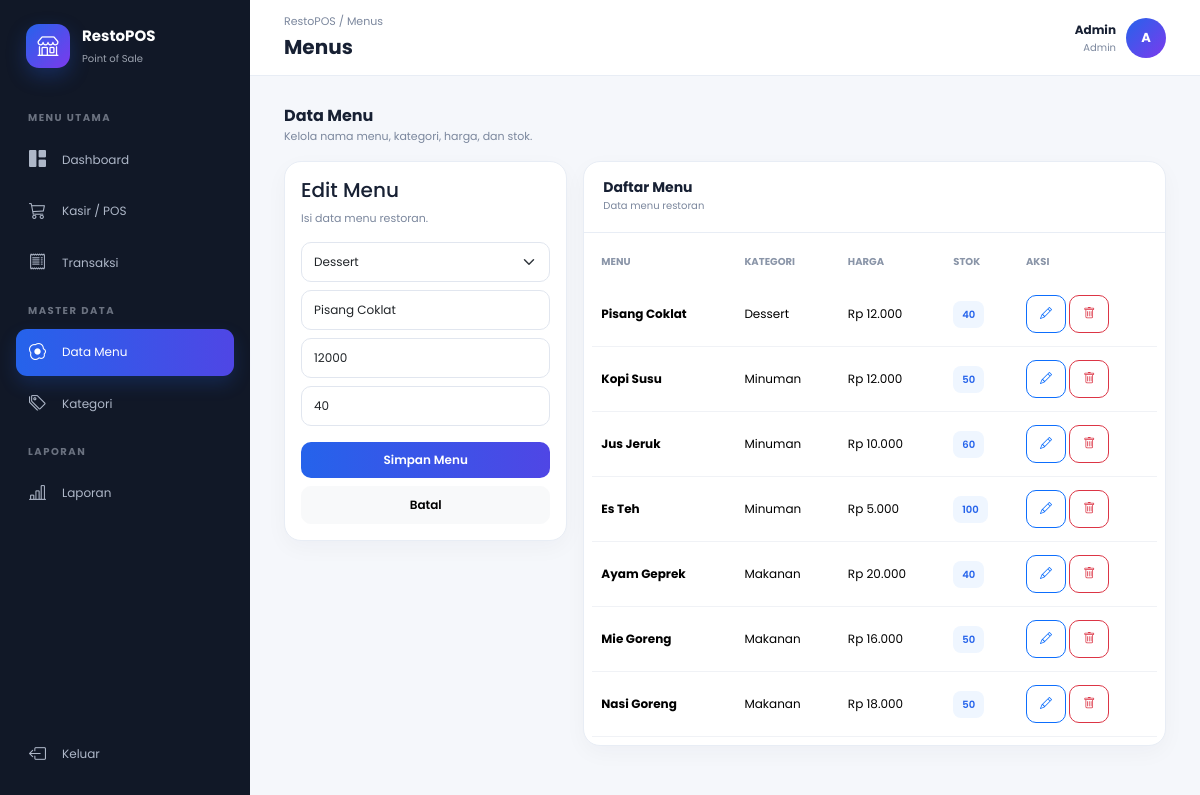
/menus.php?edit=7 (signed in), run on the app's committed database.
### tables this page shows
CREATE TABLE menus (
 id BIGINT UNSIGNED AUTO_INCREMENT PRIMARY KEY,
 category_id BIGINT UNSIGNED NOT NULL,
 name VARCHAR(100) NOT NULL,
 price INT NOT NULL DEFAULT 0,
 stock INT NOT NULL DEFAULT 0,
 image VARCHAR(255) NULL,
 FOREIGN KEY (category_id) REFERENCES categories(id) ON DELETE CASCADE
);

CREATE TABLE categories (
 id BIGINT UNSIGNED AUTO_INCREMENT PRIMARY KEY,
 name VARCHAR(100) NOT NULL
);

### config.php (called while the page is built, shortened)
<?php
function rupiah($n){ return 'Rp '.number_format((int)$n,0,',','.'); }

### menus.php (the view)
<?php require 'config.php'; role(['admin']); if(isset($_GET['delete'])){$id=(int)$_GET['delete'];$conn->query("DELETE FROM menus WHERE id=$id");header('Location:menus.php');exit;}if($_SERVER['REQUEST_METHOD']==='POST'){$id=(int)($_POST['id']??0);$cat=(int)$_POST['category_id'];$name=trim($_POST['name']);$price=(int)$_POST['price'];$stock=(int)$_POST['stock'];if($id){$s=$conn->prepare("UPDATE menus SET category_id=?,name=?,price=?,stock=? WHERE id=?");$s->bind_param('isiii',$cat,$name,$price,$stock,$id);}else{$s=$conn->prepare("INSERT INTO menus(category_id,name,price,stock) VALUES(?,?,?,?)");$s->bind_param('isii',$cat,$name,$price,$stock);} $s->execute();header('Location:menus.php');exit;}$edit=null;if(isset($_GET['edit'])){$edit=$conn->query("SELECT * FROM menus WHERE id=".(int)$_GET['edit'])->fetch_assoc();}$cats=$conn->query("SELECT * FROM categories ORDER BY name");$menus=$conn->query("SELECT m.*,c.name category FROM menus m JOIN categories c ON c.id=m.category_id ORDER BY m.id DESC");include 'partials/header.php';?><div class="mb-3"><div class="section-title">Data Menu</div><div class="sub">Kelola nama menu, kategori, harga, dan stok.</div></div><div class="row g-3"><div class="col-lg-4"><div class="cardx p-3"><h5><?=$edit?'Edit':'Tambah'?> Menu</h5><div class="sub mb-3">Isi data menu restoran.</div><form method="post"><input type="hidden" name="id" value="<?=$edit['id']??0?>"><select name="category_id" class="form-select mb-2" required><?php while($c=$cats->fetch_assoc()):?><option value="<?=$c['id']?>" <?=isset($edit)&&$edit['category_id']==$c['id']?'selected':''?>><?=htmlspecialchars($c['name'])?></option><?php endwhile;?></select><input name="name" class="form-control mb-2" placeholder="Nama menu" value="<?=htmlspecialchars($edit['name']??'')?>" required><input name="price" type="number" class="form-control mb-2" placeholder="Harga" value="<?=$edit['price']??''?>" required><input name="stock" type="number" class="form-control mb-3" placeholder="Stok" value="<?=$edit['stock']??0?>" required><button class="btn btn-primary w-100">Simpan Menu</button><?php if($edit):?><a href="menus.php" class="btn btn-light w-100 mt-2">Batal</a><?php endif;?></form></div></div><div class="col-lg-8"><div class="cardx"><div class="card-head"><div><h5>Daftar Menu</h5><small>Data menu restoran</small></div></div><div class="table-responsive p-2"><table class="table mb-0"><thead><tr><th>MENU</th><th>KATEGORI</th><th>HARGA</th><th>STOK</th><th>AKSI</th></tr></thead><tbody><?php while($m=$menus->fetch_assoc()):?><tr><td><b><?=htmlspecialchars($m['name'])?></b></td><td><?=$m['category']?></td><td><?=rupiah($m['price'])?></td><td><span class="badge-soft"><?=$m['stock']?></span></td><td><a class="btn btn-sm btn-outline-primary" href="?edit=<?=$m['id']?>"><i class="bi bi-pencil"></i></a> <a class="btn btn-sm btn-outline-danger" href="?delete=<?=$m['id']?>" onclick="return confirm('Hapus menu?')"><i class="bi bi-trash"></i></a></td></tr><?php endwhile;?></tbody></table></div></div></div></div><?php include 'partials/footer.php';?>

### partials/header.php (style rules this page uses)
:root { --primary:#2563eb;--indigo:#4f46e5;--ink:#172033;--muted:#7b879d;--bg:#f5f7fb;--line:#e8edf5 }
* { box-sizing:border-box }
body { margin:0;background:var(--bg);color:var(--ink);font-family:Poppins,sans-serif;font-size:13px }
.cardx { background:#fff;border:1px solid var(--line);border-radius:17px;box-shadow:0 7px 22px #1e293b09 }
.card-head { padding:17px 19px;border-bottom:1px solid var(--line);display:flex;align-items:center;justify-content:space-between }
.card-head h5 { font-size:14px;font-weight:700;margin:0 }
.card-head small { font-size:10px;color:var(--muted) }
.form-control,.form-select { border-color:#e1e6ef;border-radius:10px;font-size:12px;padding:10px 12px }
.btn { border-radius:10px;font-size:12px;font-weight:600;padding:9px 13px }
.btn-primary { background:linear-gradient(90deg,var(--primary),var(--indigo));border:0 }
.table { font-size:12px }
.table th { font-size:10px;color:#8a95a8;border:0;padding:13px 9px }
.table td { padding:13px 9px;border-color:#f0f2f6;vertical-align:middle }
.badge-soft { background:#eff6ff;color:#2563eb;border-radius:8px;padding:6px 9px;font-size:10px;font-weight:600 }
.section-title { font-weight:700;font-size:16px }
.sub { font-size:11px;color:var(--muted) }

### data on the page
menus: category_id "Dessert", name "Pisang Coklat", price "12000", stock "40", category.name "Dessert", price "Rp 12.000"
menus: name "Kopi Susu", category.name "Minuman", price "Rp 12.000", stock "50"
menus: name "Jus Jeruk", category.name "Minuman", price "Rp 10.000", stock "60"
menus: name "Es Teh", category.name "Minuman", price "Rp 5.000", stock "100"
menus: name "Ayam Geprek", category.name "Makanan", price "Rp 20.000", stock "40"
menus: name "Mie Goreng", category.name "Makanan", price "Rp 16.000", stock "50"
menus: name "Nasi Goreng", category.name "Makanan", price "Rp 18.000", stock "50"

### other printed values
pathinfo($page,PATHINFO_FILENAME) "Menus"
$name "Admin"
$role "Admin"
substr($name,0,1) "A"
